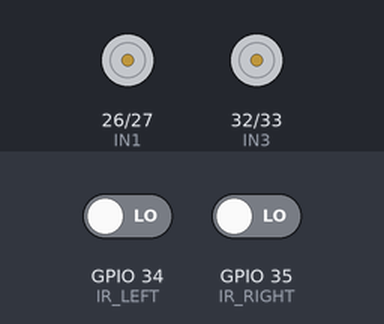
Bench run of a sketch on a simulated ESP32. Shown: motor-driver pin pairs drawn as motors (green arrow = first pin HIGH = forward, orange = second pin HIGH = backward, longer = more drive, scaled by the enable pin). The inputs (shaded band) are chosen by the test bench; at power-on: GPIO 34 (IR_LEFT) LOW, GPIO 35 (IR_RIGHT) LOW. What the sketch prints to the serial monitor is not drawn.

Above: at 1.3 s.
1.4 s: GPIO 34 (IR_LEFT) driven HIGH
2.9 s: GPIO 35 (IR_RIGHT) driven HIGH
At 3.8 s:
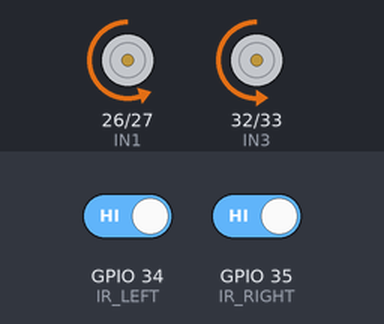
4.4 s: GPIO 34 (IR_LEFT) driven LOW
At 4.9 s:
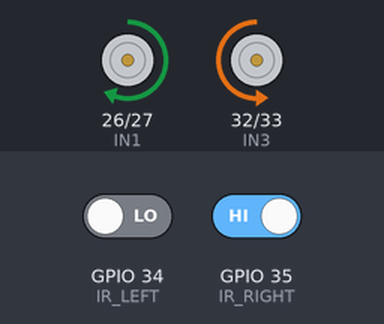
5.9 s: GPIO 35 (IR_RIGHT) driven LOW
At 7.1 s:
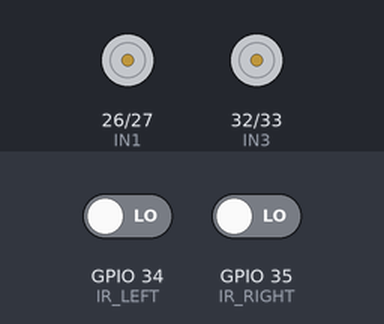
7.4 s: GPIO 34 (IR_LEFT) driven HIGH
At 8.4 s:
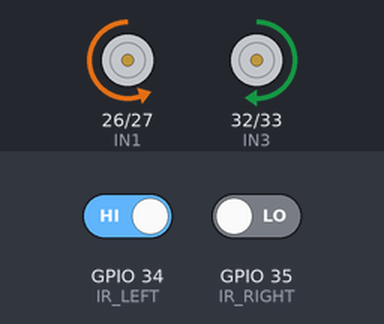
Timing chart, 0 to 9.9 s (numbered marks = the images above; inputs shaded):
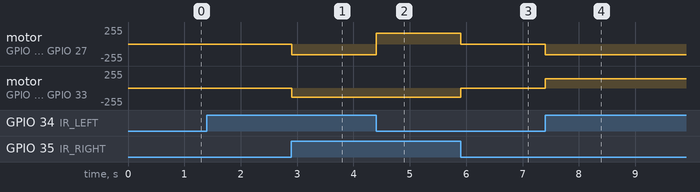

Measured:
- after the input at 2.9 s, motor on GPIO 26 (IN1) / GPIO 27 (IN2): stopped → backward 159/255 at once; motor on GPIO 32 (IN3) / GPIO 33 (IN4): stopped → backward 139/255 at once
- after the input at 4.4 s, motor on GPIO 26 (IN1) / GPIO 27 (IN2): backward 159/255 → forward 159/255 at once
- after the input at 5.9 s, motor on GPIO 26 (IN1) / GPIO 27 (IN2): forward 159/255 → stopped at once; motor on GPIO 32 (IN3) / GPIO 33 (IN4): backward 139/255 → stopped at once
- after the input at 7.4 s, motor on GPIO 26 (IN1) / GPIO 27 (IN2): stopped → backward 159/255 at once; motor on GPIO 32 (IN3) / GPIO 33 (IN4): stopped → forward 139/255 at once

The sketch:

PathFollower_An_ESP32_Based_Line_Following_Robot.ino
```cpp
#define ENA 25
#define IN1 26
#define IN2 27
#define IN3 32
#define IN4 33
#define ENB 13

#define IR_LEFT 34
#define IR_RIGHT 35

const int LEFT_SPEED  = 160;
const int RIGHT_SPEED = 140;

void setup() {
  Serial.begin(115200);
  delay(100);

  pinMode(IN1, OUTPUT);
  pinMode(IN2, OUTPUT);
  pinMode(IN3, OUTPUT);
  pinMode(IN4, OUTPUT);

  pinMode(IR_LEFT, INPUT);
  pinMode(IR_RIGHT, INPUT);

  ledcAttach(ENA, 2000, 8);
  ledcAttach(ENB, 2000, 8);

  ledcWrite(ENA, 0);
  ledcWrite(ENB, 0);

  Serial.println("Line follower ready!");
}

void loop() {
  int left = digitalRead(IR_LEFT);   // 0 = black, 1 = white
  int right = digitalRead(IR_RIGHT);

  Serial.printf("Left: %d | Right: %d\n", left, right);

  if (left == 1 && right == 1) {
    forward(); // both sensors on black line
  }
  else if (left == 1 && right == 0) {
    leftTurn(); // line under left sensor
  }
  else if (left == 0 && right == 1) {
    rightTurn(); // line under right sensor
  }
  else {
    stopMotors(); // lost line
  }
}

void forward() {
  digitalWrite(IN1, LOW);
  digitalWrite(IN2, HIGH);
  digitalWrite(IN3, LOW);
  digitalWrite(IN4, HIGH);
  ledcWrite(ENA, LEFT_SPEED);
  ledcWrite(ENB, RIGHT_SPEED);
}

void backward() {
  digitalWrite(IN1, HIGH);
  digitalWrite(IN2, LOW);
  digitalWrite(IN3, HIGH);
  digitalWrite(IN4, LOW);
}

void leftTurn() {
  digitalWrite(IN1, LOW);
  digitalWrite(IN2, HIGH);
  digitalWrite(IN3, HIGH);
  digitalWrite(IN4, LOW);
}

void rightTurn() {
  digitalWrite(IN1, HIGH);
  digitalWrite(IN2, LOW);
  digitalWrite(IN3, LOW);
  digitalWrite(IN4, HIGH);
}

void stopMotors() {
  digitalWrite(IN1, LOW);
  digitalWrite(IN2, LOW);
  digitalWrite(IN3, LOW);
  digitalWrite(IN4, LOW);
}
```
